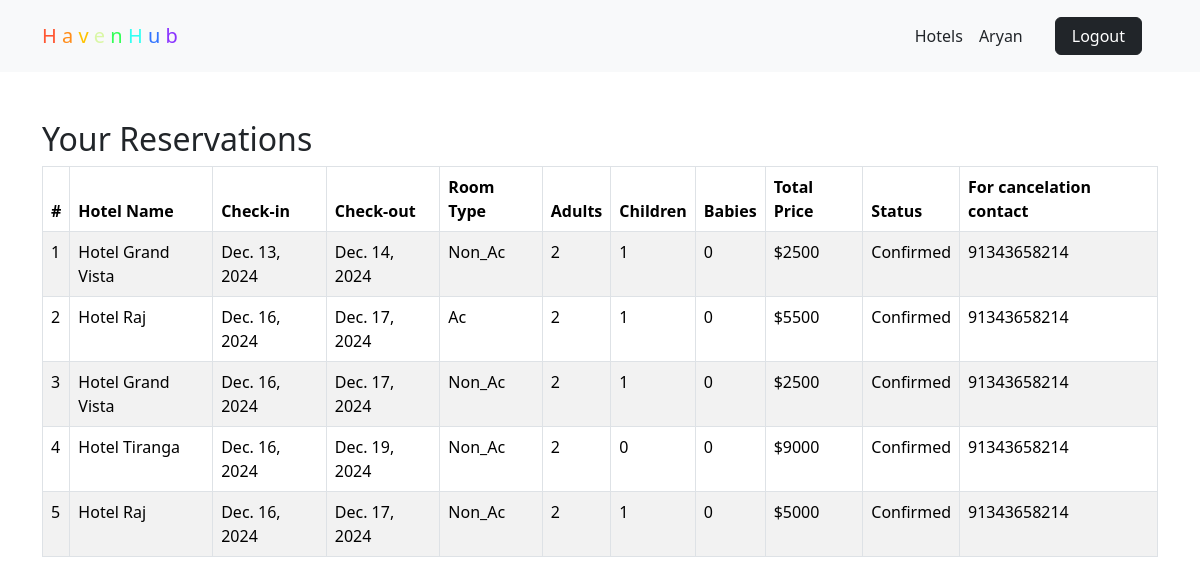
The app's page /reservation (signed in) with its own data.
### home/models.py (models this page shows, shortened)
class BaseModel(models.Model):
    uid=models.UUIDField(default=uuid.uuid4,editable=False,primary_key=True)
    created_at=models.DateField(auto_now_add=True)
    updated_at=models.DateField(auto_now_add=True)
    class Meta:
        abstract = True

class HotelBooking(BaseModel):
    hotel = models.ForeignKey(Hotel, related_name="hotel_booking", on_delete=models.CASCADE)
    user = models.ForeignKey(User, related_name="user_booking", on_delete=models.CASCADE)
    start_date = models.DateField()
    end_date = models.DateField()
    booking_type = models.CharField(
        max_length=100,
        choices=(('pre paid', 'Pre Paid'), ('post paid', 'Post Paid'))
    )
    total_price = models.IntegerField(null=True, blank=True)
    phone_number = models.CharField(max_length=15, null=True, blank=True)
    room_type = models.CharField(
        max_length=10,
        null=True, blank=True
    )
    adults_count = models.IntegerField(default=1)
    children_count = models.IntegerField(default=0)
    babies_count = models.IntegerField(default=0)
    email = models.EmailField(null=True, blank=True)
    city = models.CharField(max_length=100, null=True, blank=True)

class Hotel(BaseModel):
    hotel_name=models.CharField(max_length=100)
    hotel_price=models.IntegerField()
    description=models.TextField()
    place=models.TextField()
    amenities=models.ManyToManyField(Amenities)
    room_count=models.IntegerField(default=10)

### home/views.py (the view)
# urls.py: path('reservation',views.reservations,name="reservation" ),
def reservations(request):
    if request.user.is_authenticated :
        bookings = HotelBooking.objects.filter(user=request.user)  # Fetch bookings for the logged-in user
        return render(request, 'reservations.html', {'bookings': bookings})
    else:
        return redirect('index')

### templates/reservations.html (shortened to what this page needs)
{% extends "layouts/struct.html" %}
{% block content%}
<nav class="navbar navbar-expand-lg navbar-light bg-body-tertiary pt-3 pb-3 " >
  <div class="container">
    <a class="navbar-brand me-2" href="{% url 'index' %}">
      <span class="multicolor">
        <span style="color: #FF5733;">H</span>
        <span style="color: #FF8D1A;">a</span>
        <span style="color: #FFC300;">v</span>
        <span style="color: #DAF7A6;">e</span>
        <span style="color: #33FF57;">n</span>
        <span style="color: #33FFF3;">H</span>
        <span style="color: #3375FF;">u</span>
        <span style="color: #8A33FF;">b</span>
      </span>
    </a>
    <div class="d-flex align-items-center px-3">
        <a class="nav-link" href="{% url 'index' %}">Hotels</a>
    <div class="d-flex align-items-center">
      {% if request.user.is_authenticated %}
        <span class="me-3 px-3">{{ request.user.username }}</span>
        <a data-mdb-ripple-init class="btn btn-dark px-3" href="{% url 'logout' %}" role="button">
          Logout
        </a>
      {% else %}
          <a href="{% url 'login' %}" class="btn btn-link px-3 me-2">Login</a>
          <a href="{% url 'register' %}" class="btn btn-primary me-3">Sign up</a>
      {% endif %}
    </div>
  </div>
</div>
</nav>
<div class="container mt-5">
    <h2>Your Reservations</h2>
    <div class="table-responsive">
        <table class="table table-bordered table-striped">
            <thead>
                <tr>
                    <th>#</th>
                    <th>Hotel Name</th>
                    <th>Check-in</th>
                    <th>Check-out</th>
                    <th>Room Type</th>
                    <th>Adults</th>
                    <th>Children</th>
                    <th>Babies</th>
                    <th>Total Price</th>
                    <th>Status</th>
                    <th>For cancelation contact</th>
                </tr>
            </thead>
            <tbody>
                {% for booking in bookings %}
                <tr>
                    <td>{{ forloop.counter }}</td>
                    <td>{{ booking.hotel.hotel_name }}</td>
                    <td>{{ booking.start_date }}</td>
                    <td>{{ booking.end_date }}</td>
                    <td>{{ booking.room_type|title }}</td>
                    <td>{{ booking.adults_count }}</td>
                    <td>{{ booking.children_count }}</td>
                    <td>{{ booking.babies_count }}</td>
                    <td>${{ booking.total_price }}</td>
                    <td>{{ booking.status|default:"Confirmed" }}</td>
                    <td>
                     91343658214
                    </td>
                </tr>
                {% empty %}
                <tr>
                    <td colspan="11" class="text-center">No reservations found.</td>
                </tr>
                {% endfor %}
            </tbody>
        </table>
    </div>
</div>
{% endblock %}

### records on screen
HotelBooking: hotel.hotel_name "Hotel Grand Vista", start_date "Dec. 13, 2024", end_date "Dec. 14, 2024", room_type "Non_Ac", adults_count "2", children_count "1", babies_count "0", total_price "2500", status "Confirmed"
HotelBooking: hotel.hotel_name "Hotel Raj", start_date "Dec. 16, 2024", end_date "Dec. 17, 2024", room_type "Ac", adults_count "2", children_count "1", babies_count "0", total_price "5500", status "Confirmed"
HotelBooking: hotel.hotel_name "Hotel Grand Vista", start_date "Dec. 16, 2024", end_date "Dec. 17, 2024", room_type "Non_Ac", adults_count "2", children_count "1", babies_count "0", total_price "2500", status "Confirmed"
HotelBooking: hotel.hotel_name "Hotel Tiranga", start_date "Dec. 16, 2024", end_date "Dec. 19, 2024", room_type "Non_Ac", adults_count "2", children_count "0", babies_count "0", total_price "9000", status "Confirmed"
HotelBooking: hotel.hotel_name "Hotel Raj", start_date "Dec. 16, 2024", end_date "Dec. 17, 2024", room_type "Non_Ac", adults_count "2", children_count "1", babies_count "0", total_price "5000", status "Confirmed"

### other values on screen
{{ request.user.username }} "Aryan"
